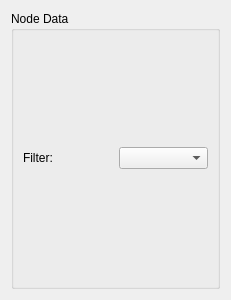
<?xml version="1.0" encoding="UTF-8"?>
<ui version="4.0">
 <class>FormNodeDataList</class>
 <widget class="QWidget" name="FormNodeDataList">
  <property name="geometry">
   <rect>
    <x>0</x>
    <y>0</y>
    <width>231</width>
    <height>300</height>
   </rect>
  </property>
  <property name="windowTitle">
   <string>Form</string>
  </property>
  <layout class="QVBoxLayout" name="verticalLayout_2">
   <item>
    <widget class="QGroupBox" name="groupBox">
     <property name="title">
      <string>Node Data</string>
     </property>
     <layout class="QVBoxLayout" name="layoutNodeData">
      <item>
       <layout class="QHBoxLayout" name="horizontalLayout">
        <item>
         <widget class="QLabel" name="label">
          <property name="text">
           <string>Filter:</string>
          </property>
         </widget>
        </item>
        <item>
         <widget class="QComboBox" name="comboBoxFilter"/>
        </item>
       </layout>
      </item>
     </layout>
    </widget>
   </item>
  </layout>
 </widget>
 <resources/>
 <connections/>
</ui>
